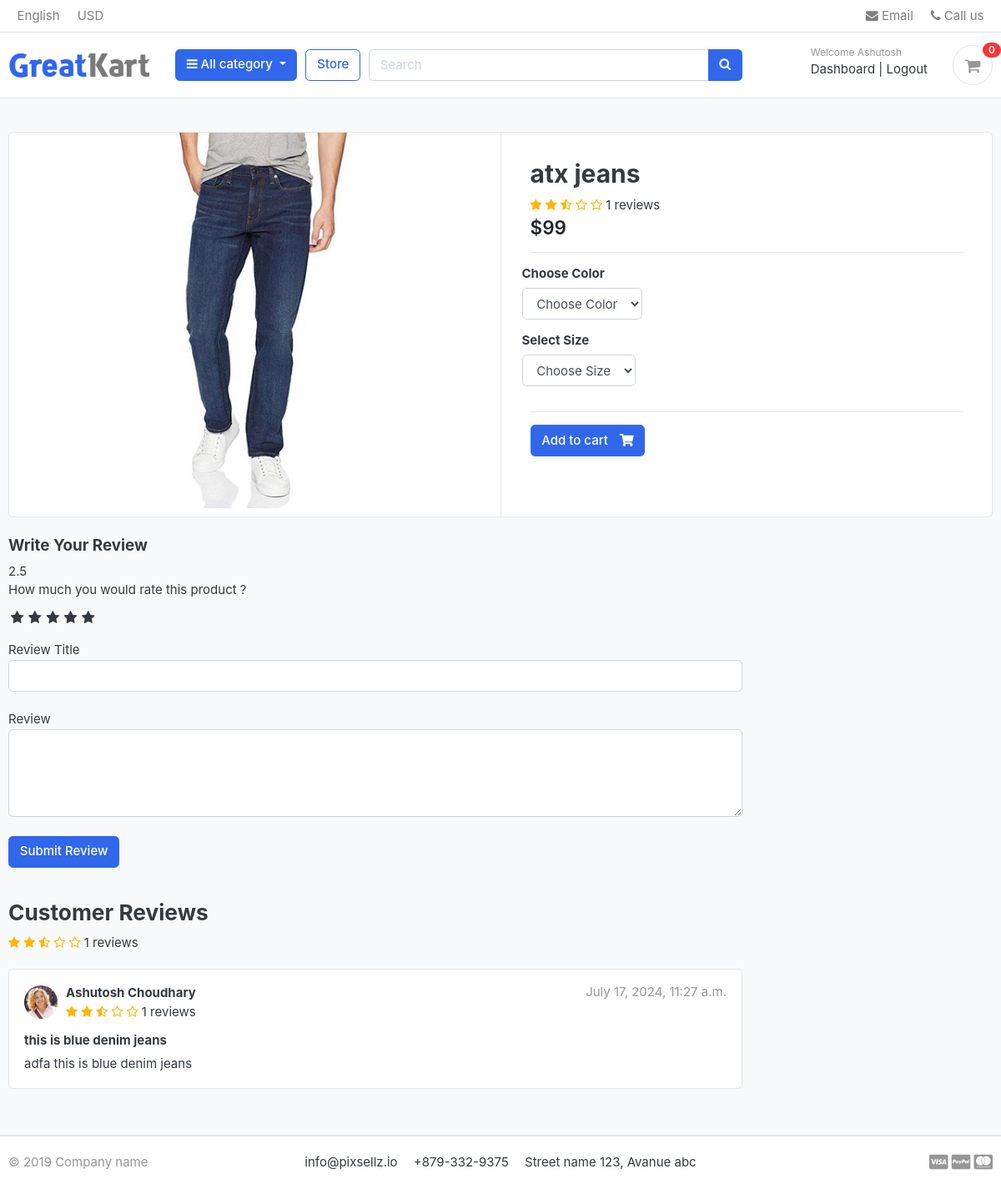
Screenshot of /store/category/jeans/atx-jeans/ (signed in) with the database file from the repository.
### accounts/models.py (models this page shows, shortened)
class Account(AbstractBaseUser):
    first_name=models.CharField(max_length=50)
    last_name=models.CharField(max_length=50)
    username=models.CharField(max_length=50, unique=True)
    email=models.EmailField(max_length=100, unique=True)
    phone_number=models.CharField(max_length=50)
    date_joined=models.DateField(auto_now_add=True)
    last_login=models.DateField(auto_now_add=True)
    is_admin=models.BooleanField(default=False)
    is_staff=models.BooleanField(default=False)
    is_active=models.BooleanField(default=False)
    is_superadmin=models.BooleanField(default=False)
    USERNAME_FIELD = 'email'
    REQUIRED_FIELDS = ['username', 'first_name', 'last_name']
    objects=MyAccountManager()
    def full_name(self):
        return f'{self.first_name} {self.last_name}'

### store/models.py (models this page shows, shortened)
class Product(models.Model):
    product_name=models.CharField(max_length=200, unique=True)
    slug=models.SlugField(max_length=200, unique=True)
    description=models.TextField(max_length=500, blank=True)
    price=models.IntegerField()
    images=models.ImageField(upload_to='photos/products')
    stock=models.IntegerField()
    is_available=models.BooleanField(default=True)
    category=models.ForeignKey(Category, on_delete=models.CASCADE)
    created_date= models.DateTimeField(auto_now_add=True)
    modified_date= models.DateTimeField(auto_now_add=True)
    def averageReview(self):
        reviews=ReviewRating.objects.filter(product=self, status=True).aggregate(average=Avg('rating'))
        avg=0
        if reviews['average'] is not None :
            avg=float(reviews['average'])
        return avg
    def countReview(self):
        reviews=ReviewRating.objects.filter(product=self, status=True).aggregate(count=Count('id'))
        count=0
        if reviews['count'] is not None :
             count= int(reviews['count'])
        return count

class ReviewRating(models.Model):
    product=models.ForeignKey(Product, on_delete=models.CASCADE)
    user=models.ForeignKey(Account, on_delete=models.CASCADE)
    subject=models.CharField(max_length=100, blank=True)
    review=models.CharField(max_length=500, blank=True)
    rating=models.FloatField()
    ip=models.CharField(max_length=20, blank=True)
    status=models.BooleanField(default=True)
    created_at=models.DateTimeField(auto_now_add=True)
    updated_at=models.DateTimeField(auto_now=True)

### store/views.py (the view)
# urls.py: path('category/<slug:category_slug>/<slug:product_slug>/', views.product_detail, name='product_detail'),
def product_detail(request, category_slug, product_slug):
    try:
        single_product=Product.objects.get(category__slug=category_slug, slug=product_slug)
        in_cart=CartItem.objects.filter(cart__cart_id=_cart_id(request), product=single_product).exists()
    except Exception as e :
        raise e
    if request.user.is_authenticated :
        try:
            orderproduct=OrderProduct.objects.filter(user=request.user, product_id=single_product.id).exists()
        except OrderProduct.DoesNotExist:
            orderproduct=None
    else :
        orderproduct=None
    reviews=ReviewRating.objects.filter(product_id=single_product.id, status=True)
    context={'single_product':single_product,
             'in_cart':in_cart,
             'orderproduct':orderproduct,
             'reviews':reviews,
             }
    return render(request, 'store/product_detail.html', context)

### templates/store/product_detail.html (shortened to what this page needs)
{% extends 'base.html' %}
{% load static %}
{% block content %}
<section class="section-content padding-y bg">
    <div class="container">
    <div class="card">
        <div class="row no-gutters">
            <aside class="col-md-6">
    <article class="gallery-wrap">
        <div class="img-big-wrap">
           <a href="#"><img src='{{single_product.images.url}}'></a>
        </div>
    </article>
            </aside>
            <main class="col-md-6 border-left">
    <form action="{% url 'add_cart' single_product.id %}" method="POST">
      <article class="content-body">
      <h2 class="title">{{single_product.product_name}}</h2>
      <div class="rating-star">
        <span>
            <i class="fa fa-star{% if single_product.averageReview < 0.5 %}-o{% elif single_product.averageReview >= 0.5 and single_product.averageReview < 1 %}-half-o {% endif %}" aria-hidden="true"></i>
            <i class="fa fa-star{% if single_product.averageReview < 1.5 %}-o{% elif single_product.averageReview >= 1.5 and single_product.averageReview < 2 %}-half-o {% endif %}" aria-hidden="true"></i>
            <i class="fa fa-star{% if single_product.averageReview < 2.5 %}-o{% elif single_product.averageReview >= 2.5 and single_product.averageReview < 3 %}-half-o {% endif %}" aria-hidden="true"></i>
            <i class="fa fa-star{% if single_product.averageReview < 3.5 %}-o{% elif single_product.averageReview >= 3.5 and single_product.averageReview < 4 %}-half-o {% endif %}" aria-hidden="true"></i>
            <i class="fa fa-star{% if single_product.averageReview < 4.5 %}-o{% elif single_product.averageReview >= 4.5 and single_product.averageReview < 5 %}-half-o {% endif %}" aria-hidden="true"></i>
            <span> {{single_product.countReview}} reviews </span>
        </span>
    </div>
      <div class="mb-3">
          <var class="price h4">${{single_product.price}}</var>
      </div>
      <hr>
          <div class="row">
              <div class="item-option-select">
                  <h6>Choose Color</h6>
                  <select name="color" class="form-control" required>
                    <option value="" disabled selected>Choose Color</option>
                  </select>
              </div>
          </div>
          <div class="row">
              <div class="item-option-select">
                  <h6>Select Size</h6>
                  <select name="size" class="form-control" required>
                    <option value="" disabled selected>Choose Size</option>
                  </select>
              </div>
          </div>
          <hr>
          {% if single_product.stock <= 0 %}
          <h5 class="text-danger">Out of Stock</h5>
          {% else %}
          <button type="submit"  class="btn  btn-primary"> <span class="text">Add to cart</span> <i class="fas fa-shopping-cart"></i>  </button>
          {% endif %}
      </article>
    </form>
            </main>
        </div>
    </div>
    <br>
    <div class="row">
                <div class="col-md-9">
        <form action="{% url 'submit_reviews' single_product.id %}" method="POST">
            <h5>Write Your Review</h5>
            {{single_product.averageReview}}
            <div>
                <label>How much you would rate this product ? </label>
                <br>
                <div class="rate">
                    <label for="rating10" title="5"></label>
                    <label for="rating8" title="4"></label>
                    <label for="rating6" title="3"></label>
                    <label for="rating4" title="2"></label>
                    <label for="rating2" title="1"></label>
                </div>
                <br>
                Review Title
                <input type="text" class="form-control" name="subject">
                <br>
                Review
                <textarea name="review" rows="4" class="form-control"></textarea>
                <br>
                {% if user.is_authenticated %}
                    {% if orderproduct %}
                        <input type="submit" value="Submit Review" class="btn btn-primary">
                    {% else %}
                    <p>You must purchase this proudct to post review</p>
                    {% endif %}
                {% else %}
                    <p>You must be logged in to post review <span><a href="{% url 'login' %}"> login </a></span></p>
                {% endif %}
            </div>
        </form>
        <br>
        <header class="section-heading">
            <h3>Customer Reviews </h3>
            <div class="rating-star">
                <span>
                    <i class="fa fa-star{% if single_product.averageReview < 0.5 %}-o{% elif single_product.averageReview >= 0.5 and single_product.averageReview < 1 %}-half-o {% endif %}" aria-hidden="true"></i>
                    <i class="fa fa-star{% if single_product.averageReview < 1.5 %}-o{% elif single_product.averageReview >= 1.5 and single_product.averageReview < 2 %}-half-o {% endif %}" aria-hidden="true"></i>
                    <i class="fa fa-star{% if single_product.averageReview < 2.5 %}-o{% elif single_product.averageReview >= 2.5 and single_product.averageReview < 3 %}-half-o {% endif %}" aria-hidden="true"></i>
                    <i class="fa fa-star{% if single_product.averageReview < 3.5 %}-o{% elif single_product.averageReview >= 3.5 and single_product.averageReview < 4 %}-half-o {% endif %}" aria-hidden="true"></i>
                    <i class="fa fa-star{% if single_product.averageReview < 4.5 %}-o{% elif single_product.averageReview >= 4.5 and single_product.averageReview < 5 %}-half-o {% endif %}" aria-hidden="true"></i>
                    <span> {{single_product.countReview}} reviews </span>
                </span>
            </div>
        </header>
        {% for review in reviews %}
        <article class="box mb-3">
            <div class="icontext w-100">
                <img src="{% static './images/avatars/avatar1.jpg' %}" class="img-xs icon rounded-circle">
                <div class="text">
                    <span class="date text-muted float-md-right"> {{review.updated_at}} </span>
                    <h6 class="mb-1"> {{review.user.full_name}} </h6>
                    <div class="rating-star">
                        <span>
                            <i class="fa fa-star{% if review.rating == 0.5 %}-half-o{% elif review.rating < 1 %}-o{% endif %}" aria-hidden="True"></i>
                            <i class="fa fa-star{% if review.rating == 1.5 %}-half-o {% elif review.rating < 2 %}-o {% endif %}" aria-hidden="True"></i>
                            <i class="fa fa-star{% if review.rating == 2.5 %}-half-o {% elif review.rating < 3 %}-o {% endif %}" aria-hidden="True"></i>
                            <i class="fa fa-star{% if review.rating == 3.5 %}-half-o {% elif review.rating < 4 %}-o {% endif %}" aria-hidden="True"></i>
                            <i class="fa fa-star{% if review.rating == 4.5 %}-half-o {% elif review.rating < 5 %}-o {% endif %}" aria-hidden="True"></i>
                        </span>
                        <span>{{single_product.countReview}} reviews </span>
                    </div>
                </div>
            </div>
            <div class="mt-3">
                <h6>{{review.subject}}</h6>
                <p>
                    {{review.review}}
                </p>
            </div>
        </article>
    {% endfor %}
        </div>
    </div>
    </div>
    </section>
{% endblock %}

### templates/includes/navbar.html (shortened to what this page needs)
{% load static %}
<header class="section-header">
    <nav class="navbar p-md-0 navbar-expand-sm navbar-light border-bottom">
    <div class="container">
      <div class="collapse navbar-collapse" id="navbarTop4">
        <ul class="navbar-nav mr-auto">
            <li class="nav-item dropdown">
                 <a href="#" class="nav-link">   English </a>
            </li>
            <li class="nav-item dropdown">
                <a href="#" class="nav-link"> USD </a>
            </li>
        </ul>
        <ul class="navbar-nav">
            <li><a href="#" class="nav-link"> <i class="fa fa-envelope"></i> Email </a></li>
            <li><a href="#" class="nav-link"> <i class="fa fa-phone"></i> Call us </a></li>
        </ul>
      </div>
    </div>
    </nav>
    <section class="header-main border-bottom">
        <div class="container">
    <div class="row align-items-center">
        <div class="col-lg-2 col-md-3 col-6">
            <a href="{% url 'home' %}" class="brand-wrap">
                <img class="logo" src="{% static './images/logo.png'%}">
            </a>
        </div>
        <div class="col-lg col-sm col-md col-6 flex-grow-0">
            <div class="category-wrap dropdown d-inline-block float-right">
                <button type="button" class="btn btn-primary dropdown-toggle" data-toggle="dropdown">
                    <i class="fa fa-bars"></i> All category
                </button>
            </div>
        </div>
        <a href="{% url 'store' %}" class="btn btn-outline-primary">Store</a>
        <div class="col-lg  col-md-6 col-sm-12 col">
            <form action="{% url 'search' %}" class="search" method="GET">
                <div class="input-group w-100">
                    <input type="text" class="form-control" style="width:60%;" placeholder="Search" name="keyword">
                    <div class="input-group-append">
                      <button class="btn btn-primary" type="submit">
                        <i class="fa fa-search"></i>
                      </button>
                    </div>
                </div>
            </form>
        </div>
        <div class="col-lg-3 col-sm-6 col-8 order-2 order-lg-3">
                    <div class="d-flex justify-content-end mb-3 mb-lg-0">
                        {% if user.id is None %}
                        <div class="widget-header">
                            <small class="title text-muted">Welcome guest!</small>
                            <div>
                                <a href="{% url 'login' %}">Sign in</a> <span class="dark-transp"> | </span>
                                <a href="{% url 'register' %}"> Register</a>
                            </div>
                        </div>
                        {% else %}
                        <div class="widget-header">
                            <small class="title text-muted">Welcome {{user.first_name}}</small>
                            <div>
                                <a href="{% url 'dashboard' %}">Dashboard</a> <span class="dark-transp"> | </span>
                                <a href="{% url 'logout' %}">Logout</a>
                            </div>
                        </div>
                        {% endif %}
                        <a href="{% url 'cart' %}" class="widget-header pl-3 ml-3">
                            <div class="icon icon-sm rounded-circle border"><i class="fa fa-shopping-cart"></i></div>
                            <span class="badge badge-pill badge-danger notify">{{cart_count}}</span>
                        </a>
                    </div>
                </div>
    </div>
        </div>
    </section>
    </header>

### rows the page displays
Account: first_name "Ashutosh"
Product: images (picture), product_name "atx jeans", countReview "1", price "99", averageReview "2.5"
ReviewRating: updated_at "July 17, 2024, 11:27 a.m.", user.full_name "Ashutosh Choudhary", rating 2.5 (drawn), subject "this is blue denim jeans", review "adfa this is blue denim jeans"

### other values shown
{{ cart_count }} "0"
